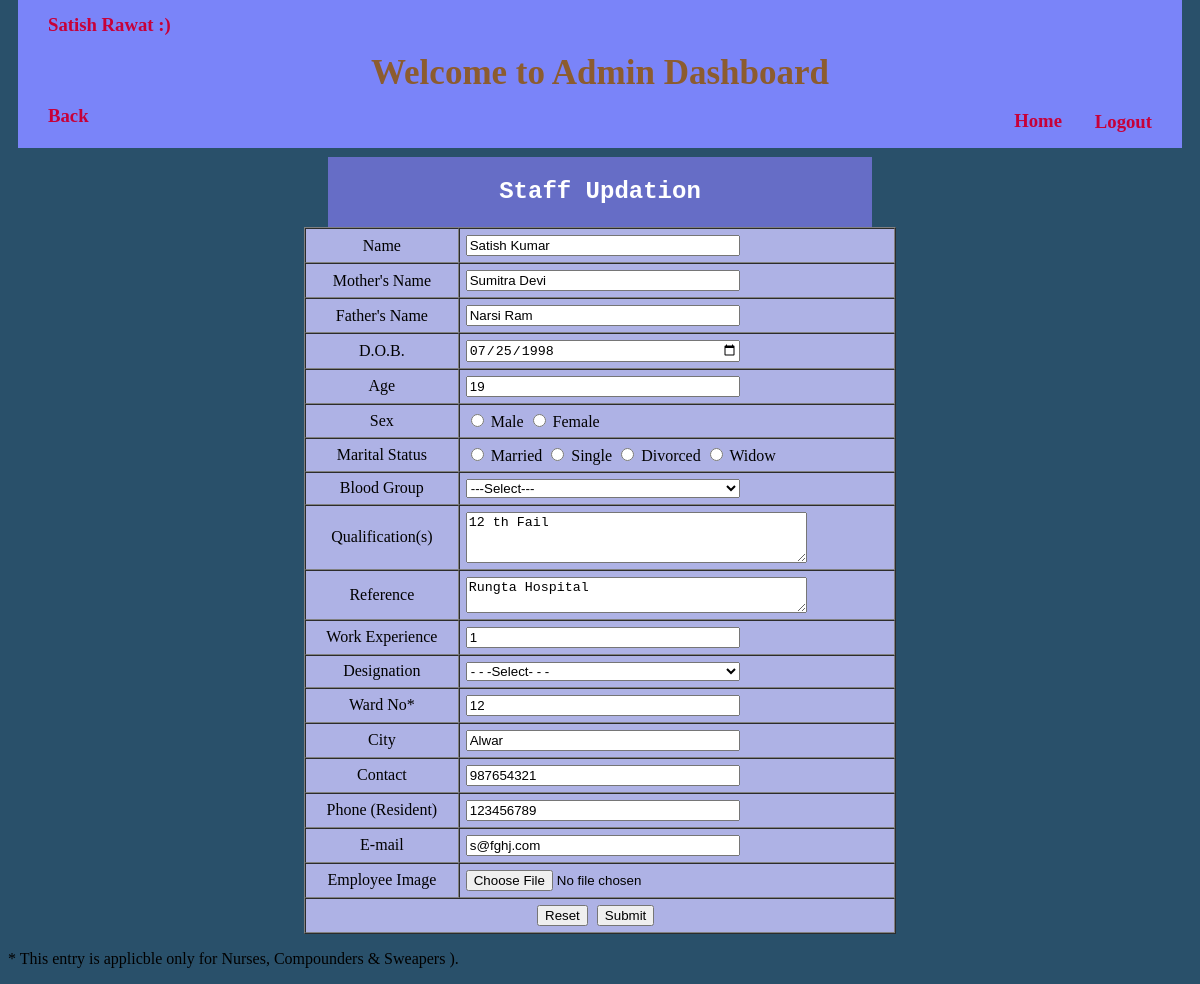
Page /ehospital/admin/updateform_s.php?sid=3002 (signed in) on the committed database.
### tables this page shows
CREATE TABLE `staff` (
  `id` int(11) NOT NULL,
  `name` varchar(40) NOT NULL,
  `mother` varchar(25) NOT NULL,
  `father` varchar(25) NOT NULL,
  `dob` date NOT NULL,
  `age` int(11) NOT NULL,
  `sex` varchar(15) NOT NULL,
  `mstatus` varchar(20) NOT NULL,
  `bgroup` varchar(5) NOT NULL,
  `qualification` text NOT NULL,
  `hname` varchar(50) NOT NULL,
  `exp` int(11) NOT NULL,
  `designation` varchar(30) NOT NULL,
  `ward_no` int(11) NOT NULL,
  `city` varchar(25) NOT NULL,
  `contact` varchar(15) NOT NULL,
  `phone` varchar(20) NOT NULL,
  `email` text NOT NULL,
  `image` text NOT NULL
);

### ehospital/admin/updateform_s.php (the view, shortened to what this page needs)
<?php
	include('header.php');
	include('titlehead.php');
	include('../dbcon.php');
	$sid = $_GET['sid'];
	$qry = "SELECT * FROM `staff` WHERE `id` = '$sid'";
	$run = mysqli_query($con, $qry);
	$data = mysqli_fetch_assoc($run);
?>
<h3 style = "margin-top : -45px; margin-left : 40px; " align = "left">
<a class = "a3link" title = "Back to Update Patient !" href = "updatepatient.php">Back</a>
</h3>
<div class = "table">
	<h2 class = "addpatient" align = "center" style = "font-family : courier;" >Staff Updation</h2>
	<form action = "updatedata_s.php" method = "post" enctype = "multipart/form-data" >
	<table border = "1" width = "50%" align = "center" cellpadding = "6px" cellspacing = "0px" bgcolor = " #aeb2e5 " style = "margin-top : -20px;">
		<tr>
			<td align = "center" >Name</td> <td><input type = "text" name = "name" value = "<?php echo $data['name']; ?>" style = "width : 65%; " required /></td>
		</tr>
		<tr>
			<td align = "center" >Mother's Name</td> <td><input type = "text" name = "mother" value = "<?php echo $data['mother']; ?>" style = "width : 65%; " required /></td>
		</tr>
		<tr>
			<td align = "center" >Father's Name</td> <td><input type = "text" name = "father" value = "<?php echo $data['father']; ?>" style = "width : 65%; " required /></td>
		</tr>
		<tr>
			<td align = "center" >D.O.B.</td> <td><input type = "date" name = "dob" value = "<?php echo $data['dob']; ?>" style = "width : 65%; " required /></td>
		</tr>
		<tr>
			<td align = "center" >Age</td> <td><input type = "number" name = "age" value = "<?php echo $data['age']; ?>" required  style = "width : 65%; "/></td>
		</tr>
		<tr>
			<td align = "center" >Sex</td> <td> <input type="radio" name="sex" value="Male" required > Male <input type="radio" name="sex" value="Female"> Female </td>
		</tr>
		<tr>
			<td align = "center" >Marital Status</td> <td><input type="radio" name="mstatus" value="Married"> Married <input type="radio" name="mstatus" value="Single"> Single <input type="radio" name="mstatus" value="Divorced"> Divorced <input type="radio" name="mstatus" value="Widow"> Widow </td>
		</tr>
		<tr>
			<td align = "center" >Blood Group</td>
			<td><select name = "bgroup"  style = "width : 65%; " required >
				<option value="">---Select---</option>
			    </select></td>
		</tr>
		<tr>
			<td align = "center" >Qualification(s)</td> <td><textarea rows="3" cols="40" name="qualification"  ><?php echo $data['qualification']; ?>
</textarea></td>
		</tr>
		<tr>
			<td align = "center" >Reference</td> <td><textarea rows="2" cols="40" name="hname"  ><?php echo $data['hname']; ?>
</textarea></td>
		</tr>
		<tr>
			<td align = "center" >Work Experience</td> <td><input type = "number" name = "exp" value = "<?php echo $data['exp']; ?>" style = "width : 65%; " /></td>
		</tr>
		<tr>
			<td align = "center" >Designation</td>
			<td><select name = "designation" style = "width : 65%; " required  >
				<option value="">- - -Select- - -</option>
			    </select></td>
		</tr>
		<tr>
			<td align = "center" >Ward No*</td> <td><input type = "number" name = "ward_no" value = "<?php echo $data['ward_no']; ?>"  style = "width : 65%; "/></td>
		</tr>
		<tr>
			<td align = "center" >City</td> <td><input type = "text" name = "city" value = "<?php echo $data['city']; ?>" style = "width : 65%; " required /></td>
		</tr>
		<tr>
			<td align = "center" >Contact</td> <td><input type = "text" name = "contact" value = "<?php echo $data['contact']; ?>" style = "width : 65%; " required /></td>
		</tr>
		<tr>
			<td align = "center" >Phone (Resident)</td> <td><input type = "text" name = "phone" value = "<?php echo $data['phone']; ?>" style = "width : 65%; " required /></td>
		</tr>
		<tr>
			<td align = "center" >E-mail</td> <td><input type = "email" name = "email" value = "<?php echo $data['email']; ?>" style = "width : 65%; " /></td>
		</tr>
		<tr>
			<td align = "center" >Employee Image</td> <td><input type = "file" name = "image" style = "width : 65%; " required /></td>
		</tr>
		<tr>
			<td colspan = "2">
			<input style = "margin-left : 225px;" type = "reset" name = "reset" value = "Reset" />
			<input style = "margin-left : 5px;" type = "submit" name = "submit" value = "Submit" />
			</td>
		</tr>
	</table>
	</form>
	</div>
	<p> * This entry is applicble only for Nurses, Compounders & Sweapers ).</p>

### ehospital/css/style.css (style rules this page uses)
.addpatient { background-color : #666dc6 ; color : white; margin-left : 320px; margin-right : 320px; margin-top : 30px; height : 70px; line-height : 70px; }
.table { margin-top : 20px; }
.a3link { text-decoration : none; color : #C70039 ; margin-top : -140px; }

### rows in the picture
staff: name "Satish Kumar", mother "Sumitra Devi", father "Narsi Ram", dob "07/25/1998", age "19", qualification "12 th Fail", hname "Rungta Hospital", exp "1", ward_no "12", city "Alwar", contact "987654321", phone "123456789", email "s@fghj.com"

### other values in the picture
$_SESSION['name'] "Satish"
$_SESSION['lname'] "Rawat"
